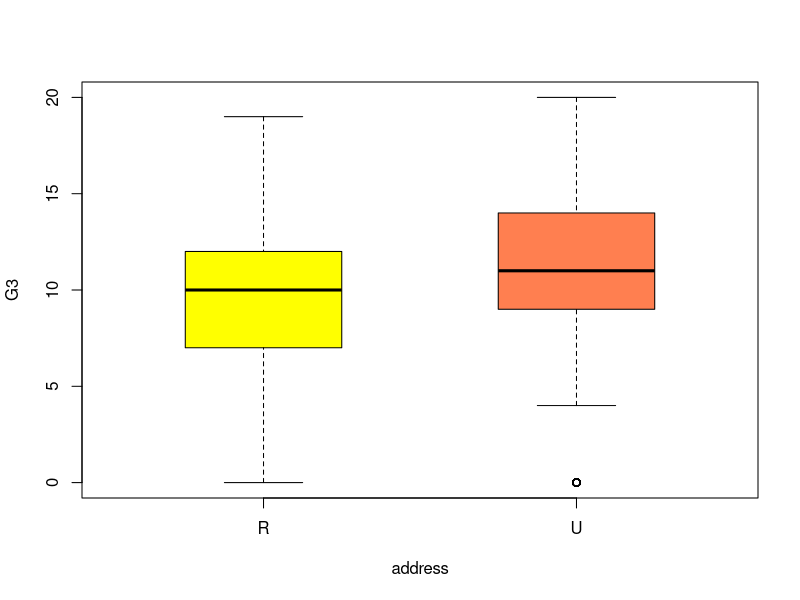
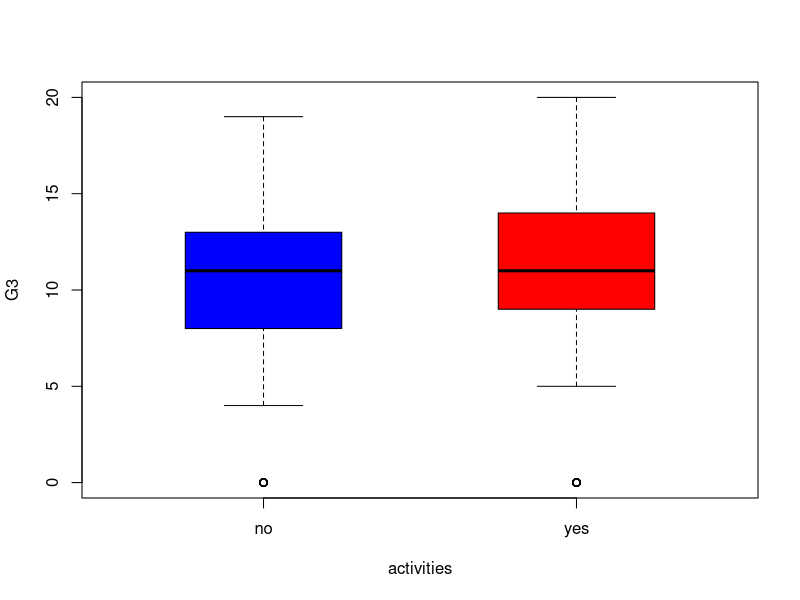

Source code (R) for these figures, in order:
# lec7_1.r 
# t-test for two sample means

# set working directory
setwd("D:/tempstore/moocr")

### student math grade data ####
stud<-read.csv("stud_math.csv", stringsAsFactors = TRUE)

head(stud)
dim(stud)
str(stud)

attach(stud)

# 1. single t-test : to test whether or not mean of G3 is 10
t.test(G3, mu=10)

# 2. two sample t-test
## example 1 
# to test whether or not mean of G3 is same between Urban and Rural 
t.test(G3~address, data=stud)
boxplot(G3~address, boxwex = 0.5, col = c("yellow", "coral"))

# alternative H : mu(Rural)< mu(Urban)
t.test(G3~address, data=stud, alternative = c("less"))

help(t.test)

## example 2 
# to test whether or not mean of G3 is equal for activities 
t.test(G3~activities, data=stud)
boxplot(G3~activities, boxwex = 0.5, col = c("blue", "red"))
t.test(G3~internet, data=stud)

# 3. Non-parametric method
# Wilcoxon signed-rank test

# wilcox.test(G3, mu=10)
wilcox.test(G3~address)
help(wilcox.test)

